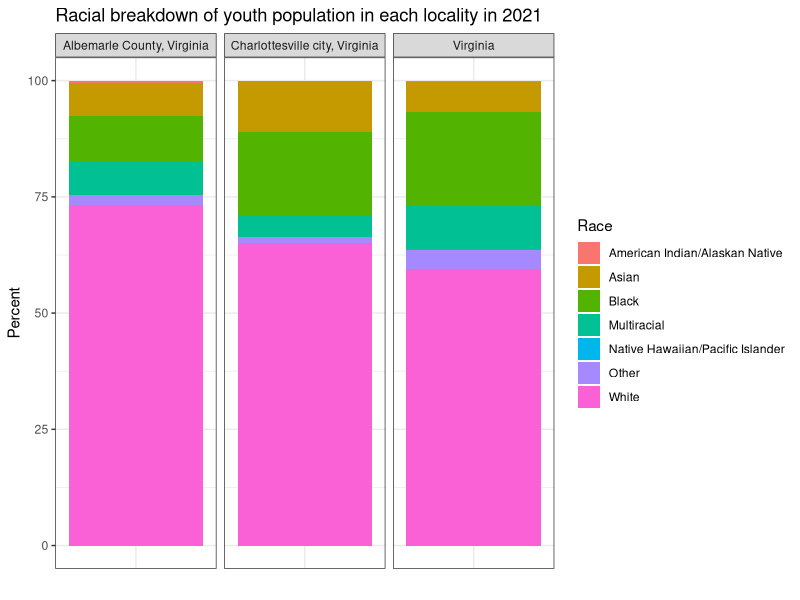
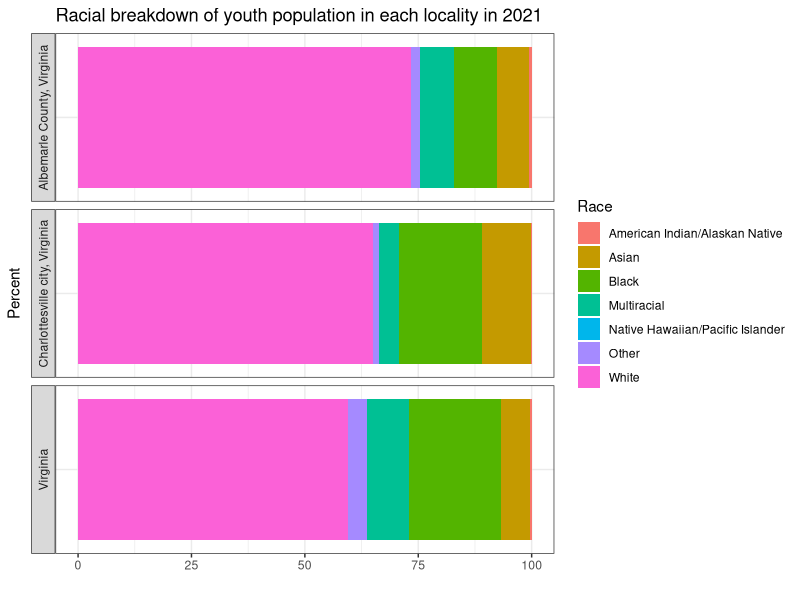
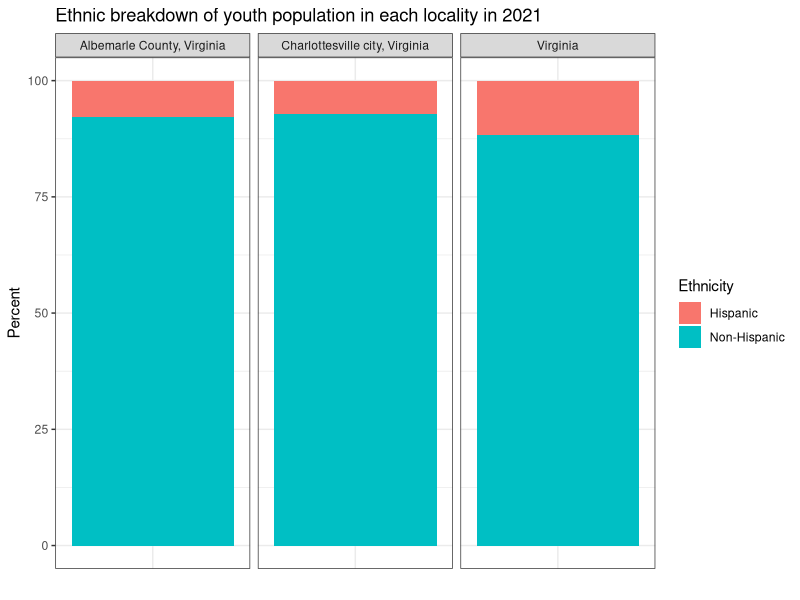
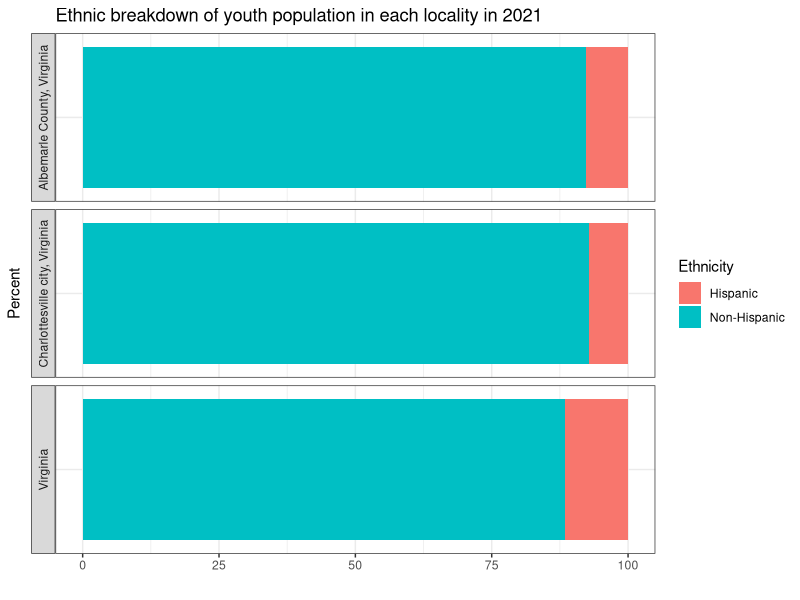

R code for these plots, in order:
# Showing the youth population racial and enthic demographics for the stepping stone supplemental report
# Contributor: Lee LeBoeuf

library(tidyverse)

# reading in data
popdat <- read.csv("pop_race_ethn.csv") %>%
  rename(Race = variable) %>%
  filter(year == 2021)

popdat$Race <- recode(popdat$Race, "aian" = "American Indian/Alaskan Native", 
                      "asian" = "Asian",
                      "black" = "Black",
                      "multi" = "Multiracial",
                      "nhpi" = "Native Hawaiian/Pacific Islander",
                      "other" = "Other",
                      "white" = "White",
                      "hispanic" = "Hispanic")

# dataframe for race
popdatrace <- popdat %>%
  filter(raceethn == 'race') %>%
  group_by(NAME) %>%
  mutate(totalyouthpop = sum(youthpop_count)) %>%
  ungroup()

popdatrace$youthperc <- round(popdatrace$youthpop_count / popdatrace$totalyouthpop * 100, 2)
popdatrace$allperc <- round(popdatrace$pop_count / popdatrace$totalpop * 100, 2)

# dataframe for ethnicity 
popdatethn <- popdat %>%
  group_by(NAME) %>%
  mutate(totalyouthpop = sum(youthpop_count)) %>%
  ungroup()

popdatethn <- popdatethn %>%
  group_by(raceethn, NAME) %>%
  mutate(groupcount = sum(youthpop_count)) %>%
  select(NAME, groupcount, totalyouthpop) %>%
  distinct()

popdatethn$Ethnicity <- ifelse(popdatethn$raceethn == "ethnicity", "Hispanic", "Non-Hispanic")

popdatethn$youthperc <- round(popdatethn$groupcount / popdatethn$totalyouthpop * 100, 2)

# plots -- stacked bars faceted by locality 

###### Race ######
# youth plot 
ggplot(popdatrace, aes(x = factor(1), y = youthperc, fill = Race)) +
  geom_bar(stat = "identity", width = 1) + theme_bw() + ggtitle("Racial breakdown of youth population in each locality in 2021") +
  ylab("Percent")  + theme(axis.text.x = element_blank(), axis.ticks.x = element_blank()) + xlab("") +
  facet_wrap(~NAME) 

# flipped axis
ggplot(popdatrace, aes(x = factor(1), y = youthperc, fill = Race)) +
  geom_bar(stat = "identity", width = 1) + theme_bw() + ggtitle("Racial breakdown of youth population in each locality in 2021") +
  xlab("Percent")  + theme(axis.text.y = element_blank(), axis.ticks.y = element_blank()) + ylab("") + coord_flip() +
  facet_wrap(~NAME, switch = T, nrow = 3)

# # everyone
# ggplot(popdatrace, aes(x = factor(1), y = allperc, fill = Race)) +
#   geom_bar(stat = "identity", width = 1) + theme_bw() + ggtitle("Racial breakdown of entire population in each locality in 2021") +
#   ylab("Percent")  + theme(axis.text.x = element_blank(), axis.ticks.x = element_blank()) + xlab("") +
#   facet_wrap(~NAME)

###### Ethnicity ######
# youth plot 
ggplot(popdatethn, aes(x = factor(1), y = youthperc, fill = Ethnicity)) +
  geom_bar(stat = "identity", width = 1) + theme_bw() + ggtitle("Ethnic breakdown of youth population in each locality in 2021") +
  ylab("Percent")  + theme(axis.text.x = element_blank(), axis.ticks.x = element_blank()) + xlab("") +
  facet_wrap(~NAME) 

# flipped axis
ggplot(popdatethn, aes(x = factor(1), y = youthperc, fill = Ethnicity)) +
  geom_bar(stat = "identity", width = 1) + theme_bw() + ggtitle("Ethnic breakdown of youth population in each locality in 2021") +
  xlab("Percent")  + theme(axis.text.y = element_blank(), axis.ticks.y = element_blank()) + ylab("") + coord_flip() +
  facet_wrap(~NAME, switch = T, nrow = 3) 

